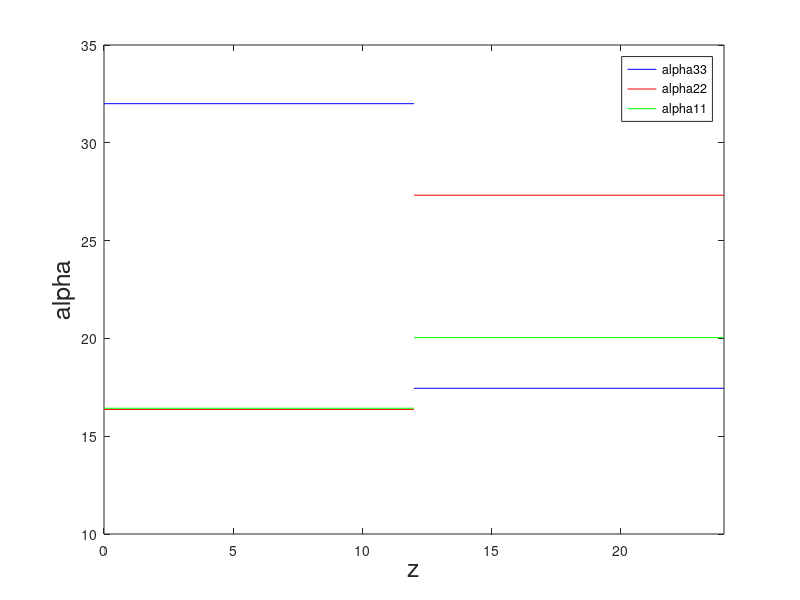
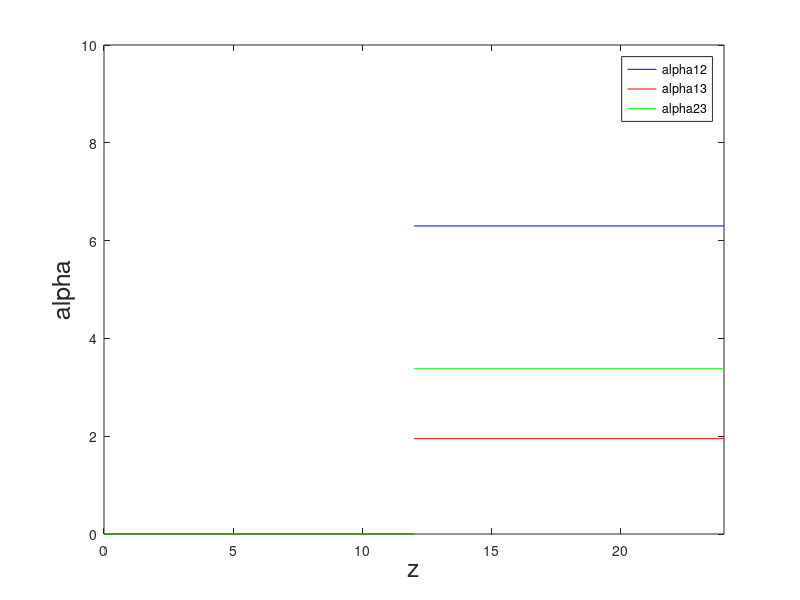
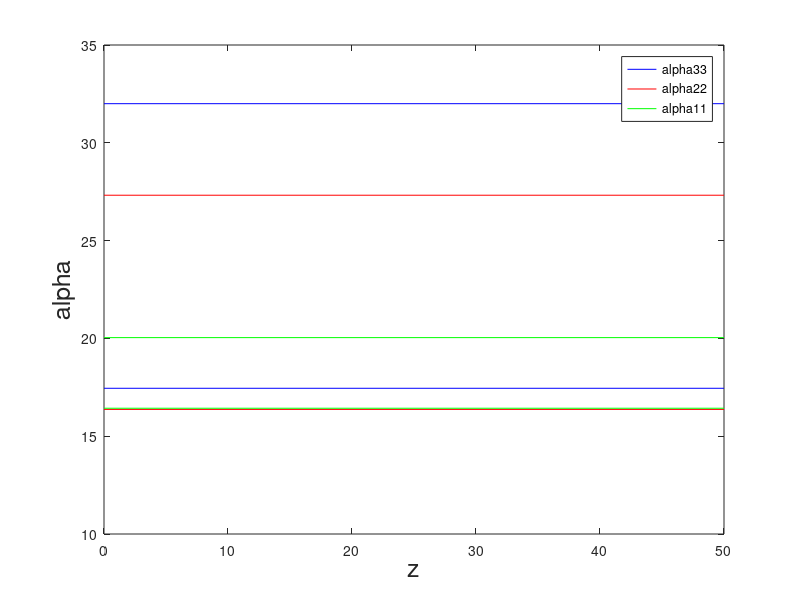
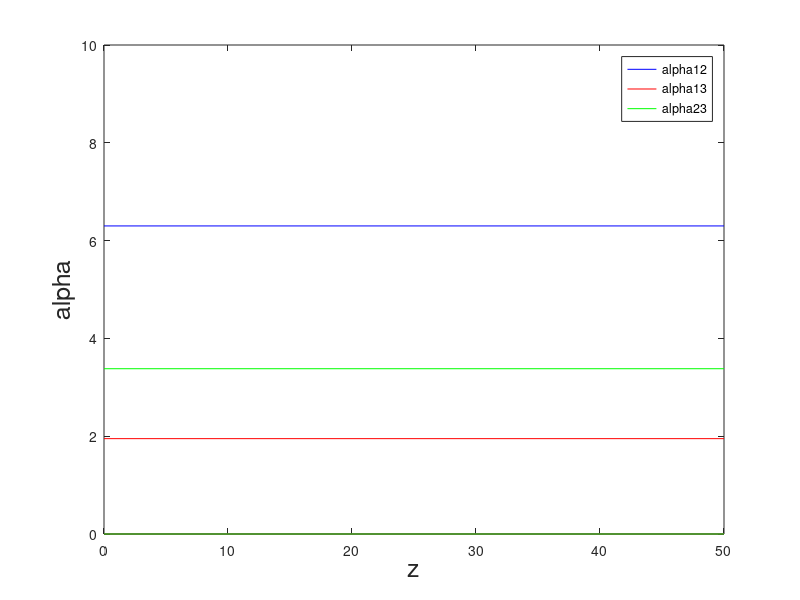

MATLAB code for these plots, in order:
% x1=[16.4 16.4 16.4 16.4 20.3 24.2 24.2 20.3 16.4 16.4 20.04 20.04 16.4];
% x2=[16.4 16.4 16.4 16.4 16.4 16.4 16.4 16.4 16.4 16.4 16.4 16.4 16.4];
% figure (1)
% plot(x1,x2,'*')
% axis([10,35,10,35]);
% xlabel('Out-of-plane CTE','fontsize',18);
% ylabel('Out-of-plane CTE','fontsize',18);
% 
% y1=[20.3 24.2 32 24.2 20.3 26.4 26.4 20.3 17.445 30.955 27.3162 16.6613 28.1];
% y2=[16.4 16.4 16.4 16.4 16.4 16.4 16.4 16.4 16.4 16.4 16.4 16.4 16.4];
% figure(2)
% plot(y1,y2,'*')
% axis([10,35,10,35]);
% xlabel('Parallel CTE','fontsize',18);
% ylabel('Parallel CTE','fontsize',18);
% 
% z1=[32 32 32 32 32 32 32 32 32 32 32 32 32];
% z2=[28.1 24.2 16.4 24.2 24.2 24.2 24.2 24.2 30.955 17.445 17.445 28.1 20.3];
% figure(3)
% plot(z1,z2,'*')
% axis([10,35,10,35]);
% xlabel('Normal CTE','fontsize',18);
% ylabel('Normal CTE','fontsize',18);

%z direction
figure(4) %alpha
plot([0,12],[32,32],'b');%alpha33
hold on
h1=plot([12,24],[17.45,17.45],'b');
axis([0,24,10,35]);

hold on
plot([0,12],[16.37,16.37],'r');%alpha22
hold on
h2=plot([12,24],[27.32,27.32],'r');
axis([0,24,10,35]);

hold on
plot([0,12],[16.43,16.43],'g');%alpha11
hold on
h3=plot([12,24],[20.04,20.04],'g');
legend([h1,h2,h3],'alpha33','alpha22','alpha11');
axis([0,24,10,35]);
xlabel('z','fontsize',18);
ylabel('alpha','fontsize',18);

figure(5) 
plot([0,12],[0,0],'b'); %alpha12
hold on
h4=plot([12,24],[6.3,6.3],'b');
axis([0,24,0,10]);

hold on
plot([0,12],[0,0],'r'); %alpha13
hold on
h5=plot([12,24],[1.95,1.95],'r');
axis([0,24,0,10]);

hold on
plot([0,12],[0,0],'g'); %alpha23
hold on
h6=plot([12,24],[3.38,3.38],'g');
axis([0,24,0,10]);
legend([h4,h5,h6],'alpha12','alpha13','alpha23');
xlabel('z','fontsize',18);
ylabel('alpha','fontsize',18);

%y direction
figure(6) %alpha
plot([0,50],[32,32],'b');%alpha33
hold on
h7=plot([0,50],[17.45,17.45],'b');
axis([0,50,10,35]);

hold on
plot([0,50],[16.37,16.37],'r');%alpha22
hold on
h8=plot([0,50],[27.32,27.32],'r');
axis([0,50,10,35]);

hold on
plot([0,50],[16.43,16.43],'g');%alpha11
hold on
h9=plot([0,50],[20.04,20.04],'g');
axis([0,50,10,35]);
legend([h7,h8,h9],'alpha33','alpha22','alpha11');
xlabel('z','fontsize',18);
ylabel('alpha','fontsize',18);

figure(7) 
plot([0,50],[0,0],'b'); %alpha12
hold on
h10=plot([0,50],[6.3,6.3],'b');
axis([0,50,0,10]);

hold on
plot([0,50],[0,0],'r'); %alpha13
hold on
h11=plot([0,50],[1.95,1.95],'r');
axis([0,50,0,10]);

hold on
plot([0,50],[0,0],'g'); %alpha23
hold on
h12=plot([0,50],[3.38,3.38],'g');
axis([0,50,0,10]);
legend([h10,h11,h12],'alpha12','alpha13','alpha23');
xlabel('z','fontsize',18);
ylabel('alpha','fontsize',18);

%x direction
figure(8) %alpha
plot([0,20],[32,32],'b');%alpha33
hold on
h13=plot([0,20],[17.45,17.45],'b');
axis([0,20,10,35]);

hold on
plot([0,20],[16.37,16.37],'r');%alpha22
hold on
h14=plot([0,20],[27.32,27.32],'r');
axis([0,20,10,35]);

hold on
plot([0,20],[16.43,16.43],'g');%alpha11
hold on
h15=plot([0,20],[20.04,20.04],'g');
axis([0,20,10,35]);
legend([h13,h14,h15],'alpha33','alpha22','alpha11');
xlabel('z','fontsize',18);
ylabel('alpha','fontsize',18);

figure(9) 
plot([0,20],[0,0],'b'); %alpha12
hold on
h16=plot([0,20],[6.3,6.3],'b');
axis([0,20,0,10]);

hold on
plot([0,20],[0,0],'r'); %alpha13
hold on
h17=plot([0,20],[1.95,1.95],'r');
axis([0,20,0,10]);

hold on
plot([0,20],[0,0],'g'); %alpha23
hold on
h18=plot([0,20],[3.38,3.38],'g');
axis([0,20,0,10]);
legend([h16,h17,h18],'alpha12','alpha13','alpha23');
xlabel('z','fontsize',18);
ylabel('alpha','fontsize',18);
